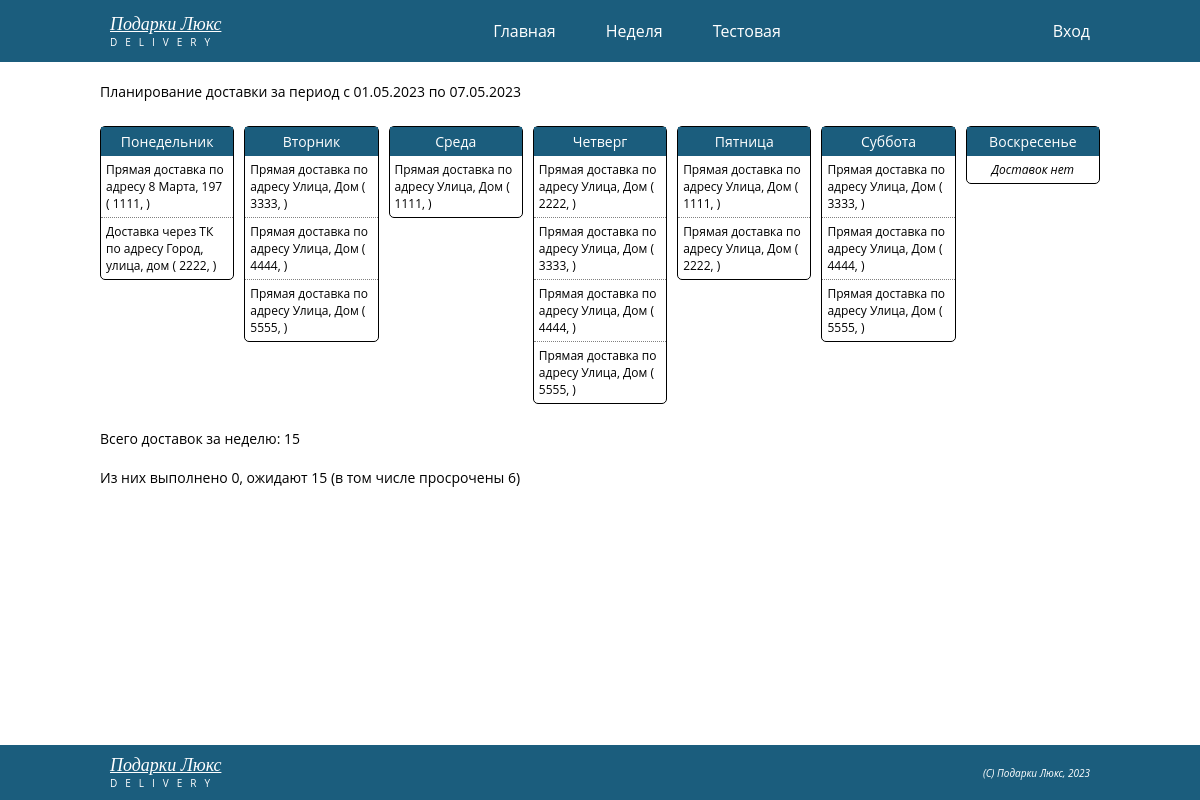
The page / on the database its author committed.
### tables this page shows
CREATE TABLE `task` (
	`id` int(11) NOT NULL AUTO_INCREMENT PRIMARY KEY COMMENT 'Идентификатор',
	`type_id` int(11) NOT NULL COMMENT 'Тип задания',
	`date_planned` date NOT NULL COMMENT 'Дата плановая',
	 
	 
	 
	`address` varchar(128) NOT NULL COMMENT 'Адрес',
	`person` varchar(64) NOT NULL COMMENT 'Контактное лицо',
	`phone` varchar(32) NOT NULL COMMENT 'Телефон',
	`company` varchar(64) DEFAULT NULL COMMENT 'Организация',
	`transport_id` int(11) DEFAULT NULL COMMENT 'Транспортная компания',
	 
	 
	 
	`cost` int(11) NOT NULL DEFAULT 0 COMMENT 'Стоимость',
	`comment` text DEFAULT NULL COMMENT 'Примечание',
	`courier_id` int(11) DEFAULT NULL COMMENT 'Исполнитель',
	 
	`is_finished` tinyint(1) NOT NULL DEFAULT '0' COMMENT 'Признак выполнения',
	`date_finished` date DEFAULT NULL COMMENT 'Дата выполнения',
	`status` enum('new', 'finished', 'canceled', 'failed') NOT NULL DEFAULT 'new' COMMENT 'Статус задания',
	`created_at` timestamp NOT NULL DEFAULT CURRENT_TIMESTAMP COMMENT 'Время создания записи',
	FOREIGN KEY (`type_id`) REFERENCES `type` (`id`),
	FOREIGN KEY (`transport_id`) REFERENCES `transport` (`id`),
	FOREIGN KEY (`courier_id`) REFERENCES `user` (`id`)
);

CREATE TABLE `type` (
	`id` int(11) NOT NULL AUTO_INCREMENT PRIMARY KEY COMMENT 'Идентификатор',
	`name` varchar(32) NOT NULL COMMENT 'Название типа задания',
	`created_at` timestamp NOT NULL DEFAULT CURRENT_TIMESTAMP COMMENT 'Время создания записи'
);

CREATE TABLE `task_product` (
	`id` int(11) NOT NULL AUTO_INCREMENT PRIMARY KEY COMMENT 'Идентификатор',
	`task_id` int(11) NOT NULL COMMENT 'Задание',
	`product_id` int(11) NOT NULL COMMENT 'Товар',
	`price` int(11) NOT NULL DEFAULT 0 COMMENT 'Цена',
	`count` int(11) NOT NULL DEFAULT 1 COMMENT 'Количество',
	`created_at` timestamp NOT NULL DEFAULT CURRENT_TIMESTAMP COMMENT 'Время создания записи',
	FOREIGN KEY (`task_id`) REFERENCES `task` (`id`),
	FOREIGN KEY (`product_id`) REFERENCES `product` (`id`)
);

CREATE TABLE `product` (
	`id` int(11) NOT NULL AUTO_INCREMENT PRIMARY KEY COMMENT 'Идентификатор',
	`code` varchar(32) NOT NULL UNIQUE KEY COMMENT 'Артикул',
	`name` varchar(64) NOT NULL COMMENT 'Название товара',
	`description` text DEFAULT NULL COMMENT 'Описание товара',
	`created_at` timestamp NOT NULL DEFAULT CURRENT_TIMESTAMP COMMENT 'Время создания записи'
);

### web/pages/page_week.php (called while the page is built)
<?php
$title = 'Доставки на неделю';
$dates = getWeekDates();
$periodDMY = getBoundaryDates($dates, "d.m.Y");
$periodYMD = getBoundaryDates($dates);
$tasks = DataBase::instance()->getTasksByDates($dates);
$summary = DataBase::instance()->getSummary($periodYMD);
includeTemplate('html_begin', ['title' => $title, 'menu' => $menu]);
includeTemplate('week', ['period' => $periodDMY, 'tasks' => $tasks, 'summary' => $summary]);
include 'templates/html_end.php';

### web/lib/config.php (called while the page is built, shortened)
<?php
$menu = [
    '/' => 'Главная',
    '/week' => 'Неделя',
    '/test' => 'Тестовая'
];

### web/lib/database.php (called while the page is built, shortened)
<?php
class DataBase {
    private $link;
    private function __construct()
    {
        $this->link = mysqli_connect('localhost', 'delivery', 'delivery', 'delivery');
        if ($this->link) {
            mysqli_query($this->link, "SET NAMES 'utf8'");
            mysqli_query($this->link, "SET CHARACTER SET 'utf8'");
        } else {
            echo "Ошибка подключения к базе данных";
            exit;
        }
    }
    public static function instance()
    {
        static $instance;
        if (!$instance) {
            $instance = new DataBase();
        }
        return $instance;
    }
    public function getTaskProducts($id)
    {
        $products = [];
        $query  = "select task_product.id as id, product.id as pid, product.code, product.name, product.description ";
        $query .= "from task_product ";
        $query .= "join product on task_product.product_id = product.id ";
        $query .= "where task_product.task_id = '".$id."' ";
        $query .= "order by task_product.id";
        if ($result = mysqli_query($this->link, $query)) {
            while ($row = mysqli_fetch_assoc($result)) {
                $products[$row['id']] = $row;
            }
        }
        return $products;
    }
    public function getTasksByDate($date)
    {
        $tasks = [];
        $query  = "select task.id, task.date_planned as date, type.name as type, task.address, task.person, task.phone, task.is_finished ";
        $query .= "from task ";
        $query .= "join type on task.type_id = type.id ";
        $query .= "where task.date_planned = '".$date."' ";
        $query .= "order by task.id";
        if ($result = mysqli_query($this->link, $query)) {
            while ($row = mysqli_fetch_assoc($result)) {
                $tasks[$row['id']] = $row;
                $tasks[$row['id']]['product'] = $this->getTaskProducts($row['id']);
            }
        }
        return $tasks;
    }
    public function getTasksByDates($dates)
    {
        $tasks = [];
        foreach ($dates as $dayNumber => $value) {
            $tasks[$dayNumber] = [
                'day' => $value['day'],
                'date' => $value['date'],
                'tasks' => $this->getTasksByDate($value['date'])
            ];
        }
        return $tasks;
    }
    public function getTasksByPeriod($period)
    {
        $tasks = [];
        $query  = "select task.id, task.date_planned, task.is_finished ";
        $query .= "from task ";
        $query .= "where task.date_planned >= '".$period['begin']."' and task.date_planned <= '".$period['end']."'";
        if ($result = mysqli_query($this->link, $query)) {
            while ($row = mysqli_fetch_assoc($result)) {
                $tasks[$row['id']] = $row;
            }
        }
        return $tasks;
    }
    public function getSummary($period)
    {
        $summary = [
            'all' => 0,
            'finished' => 0,
            'waiting' => 0,
            'failed' => 0
        ];
        $tasks = $this->getTasksByPeriod($period);
        $summary['all'] = count($tasks);
        foreach ($tasks as $task) {
            if ($task['is_finished'] == 1) {
                $summary['finished']++;
            } else {
                $summary['waiting']++;
                if (taskIsFailed($task['date_planned'], $task['is_finished'])) {
                    $summary['failed']++;
                }
            }
        }
        return $summary;
    }
}
?>

### web/templates/week.php (the view)
<?php
    $failedString = "";
    if ($summary['failed'] > 0) {
        $failedString = " (в том числе просрочены ".$summary['failed'].")";
    }
?>
<main class="main_content">
    <div class="container  container_delivery">
        <h1 class="delivery_title">Планирование доставки за период с <?=$period['begin'];?> по <?=$period['end'];?></h1>
        <div class="delivery_cards">
        <?php foreach ($tasks as $dayNumber => $value) : ?>
            <div class="day_card">
                <p class="day_name"><?=$value['day'];?></p>
                <?php if (empty($value['tasks'])) : ?>
                    <p class="day_task  task_none">Доставок нет</p>
                <?php else : ?>
                    <?php foreach ($value['tasks'] as $key => $task) : ?>
                        <p class="day_task">
                            <?=$task['type'];?> по адресу <?=$task['address'];?>
                            (
                            <?php foreach ($task['product'] as $key => $product) : ?>
                                <?=$product['code'];?>,
                            <?php endforeach; ?>
                            )
                        </p>
                    <?php endforeach; ?>
                <?php endif; ?>
            </div>
        <?php endforeach; ?>
        </div>
        <p class="delivery_summary">Всего доставок за неделю: <?=$summary['all'];?></p>
        <p class="delivery_summary">Из них выполнено <?=$summary['finished'];?>, ожидают <?=$summary['waiting'];?><?=$failedString;?></p>
    </div>
</main>

### web/templates/html_begin.php (shortened to what this page needs)
<!DOCTYPE html>
<html lang="ru">
<head>
    <link href="/css/style.css" rel="stylesheet">
</head>
<body>
<div class="wrapper">
<header class="main-header">
    <div class="container">
        <div class="header_logo">
            <p class="logo_name">Подарки Люкс</p>
            <p class="logo_task">Delivery</p>
        </div>
        <nav class="header_menu">
            <ul class="menu_list">
            <?php foreach ($menu as $menuLink => $menuText) : ?>
                <li class="menu_item"><a href="<?=$menuLink;?>" class="menu_link"><?=$menuText;?></a></li>
            <?php endforeach; ?>
            </ul>
        </nav>
        <div class="header_user"><a href="#" class="menu_link">Вход</a></div>
    </div>
</header>

### web/index.php (shortened to what this page needs)
<?php
require_once 'lib/database.php';
require 'lib/config.php';
require 'lib/functions.php';
if (isset($pageName)) {
    if (array_key_exists($pageName, $pages)){
        require $pagesPath.'/'.$pages[$pageName].'.php';
    } else {
        require $pagesPath.'/'.$pageError.'.php';
    }
} else {
    require $pagesPath.'/'.$pageDefault.'.php';
}

### web/lib/functions.php (shortened to what this page needs)
<?php
function dataFiltering($data)
{
    if (is_array($data)) {
        $result = [];
        foreach ($data as $key => $value) {
            $result[$key] = dataFiltering($value);
        }
    } elseif (is_object($data)) {
        foreach ($data as $key => $value) {
            $data->$key = dataFiltering($value);
        }
        return $data;
    } else {
        $result = htmlspecialchars($data);
    }
    return $result;
}
function includeTemplate($template, $data = [])
{
    $file = $GLOBALS['templatesPath'].'/'.$template.'.php';
    $result = "";
    if (file_exists($file)) {
        $data = dataFiltering($data);
        extract($data);
        include($file);
        $result = ob_get_clean();
    }
    echo $result;
}
function getBoundaryDates($dates, $format="Y-m-d")
{
    return [
        'begin' => date($format, strtotime($dates[array_key_first($dates)]['date'])),
        'end' => date($format, strtotime($dates[array_key_last($dates)]['date']))
    ];
}
function taskIsFailed($date_planned, $is_finished)
{
    $result = false;
    $date_today = date("Y-m-d");
    if (!$is_finished && (strtotime($date_planned) < strtotime($date_today))) {
        $result = true;
    }
    return $result;
}

### web/templates/html_end.php
<footer class="main-footer">
    <div class="container">
        <div class="footer_logo">
            <p class="logo_name">Подарки Люкс</p>
            <p class="logo_task">Delivery</p>
        </div>
        <div class="footer_copyright">(C) Подарки Люкс, 2023</div>
    </div>
</footer>
</div>
</body>
</html>

### web/css/style.css (style rules this page uses)
html { font-family: "Open Sans", Verdana, Arial, sans-serif; font-size: 16px; }
html, body { height: 100%; }
body, div, nav, p, ul, li, h1 { margin: 0; padding: 0; }
a { color: white; text-decoration: none; cursor: pointer; }
.wrapper { display: flex; flex-direction: column; width: 100%; height: 100%; }
.main-header, .main_content, .main-footer { display: flex; justify-content: center; }
.main-header, .main-footer { flex: 0 0 auto; color: white; background-color: #1b5d7d; }
.main_content { flex: 1 0 auto; }
.container { display: flex; align-items: center; justify-content: space-between; width: 80%; min-width: 1000px; }
.header_logo, .header_menu, .header_user, .footer_logo, .footer_copyright, .message { padding: 10px; }
.header_logo, .header_user { flex: 0 0 auto; }
.header_menu { flex: 1 0 auto; }
.logo_name { font-family: 'Times New Roman', Times, serif; font-size: 18px; font-style: italic; text-decoration: underline; }
.logo_task { font-size: 10px; letter-spacing: 8px; text-transform: uppercase; }
.menu_list { display: flex; justify-content: center; font-size: 0; list-style-type: none; }
.menu_item { display: inline-block; padding: 10px 25px; font-size: 16px; }
.footer_copyright { font-size: 10px; font-style: italic; }
.container_delivery { display: block; }
.delivery_title { padding: 20px 0; font-size: 14px; font-weight: normal; }
.delivery_cards { display: flex; align-items: flex-start; }
.day_card { margin: 5px; flex: 1 1 0; border: 1px solid black; border-radius: 5px; }
.day_card:first-child { margin-left: 0; }
.day_card:last-child { margin-right: 0; }
.day_name { padding: 5px; font-size: 14px; text-align: center; color: white; background-color: #1b5d7d; }
.day_task { padding: 5px; font-size: 12px; border-bottom: 1px dotted gray; }
.day_task:last-child { border-bottom: none; }
.task_none { font-style: italic; text-align: center; }
.delivery_summary { padding: 20px 0 0 0; font-size: 14px; }

### rows shown on the page
task: type.name "Прямая доставка", address "8 Марта, 197"
task_product: product.code "1111"
task: type.name "Доставка через ТК", address "Город, улица, дом"
task_product: product.code "2222"
task: type.name "Прямая доставка", address "Улица, Дом"
task_product: product.code "3333"
task: type.name "Прямая доставка", address "Улица, Дом"
task_product: product.code "4444"
task: type.name "Прямая доставка", address "Улица, Дом"
task_product: product.code "5555"
task: type.name "Прямая доставка", address "Улица, Дом"
task_product: product.code "1111"
task: type.name "Прямая доставка", address "Улица, Дом"
task_product: product.code "2222"
task: type.name "Прямая доставка", address "Улица, Дом"
task_product: product.code "3333"
task: type.name "Прямая доставка", address "Улица, Дом"
task_product: product.code "4444"
task: type.name "Прямая доставка", address "Улица, Дом"
task_product: product.code "5555"
task: type.name "Прямая доставка", address "Улица, Дом"
task_product: product.code "1111"
task: type.name "Прямая доставка", address "Улица, Дом"
task_product: product.code "2222"
task: type.name "Прямая доставка", address "Улица, Дом"
task_product: product.code "3333"
task: type.name "Прямая доставка", address "Улица, Дом"
task_product: product.code "4444"
task: type.name "Прямая доставка", address "Улица, Дом"
task_product: product.code "5555"

### other values the page prints
$menuText "Главная"
$menuText "Неделя"
$menuText "Тестовая"
$period['begin'] "01.05.2023"
$period['end'] "07.05.2023"
$value['day'] "Понедельник"
$value['day'] "Вторник"
$value['day'] "Среда"
$value['day'] "Четверг"
$value['day'] "Пятница"
$value['day'] "Суббота"
$value['day'] "Воскресенье"
$summary['all'] "15"
$summary['finished'] "0"
$summary['waiting'] "15"
